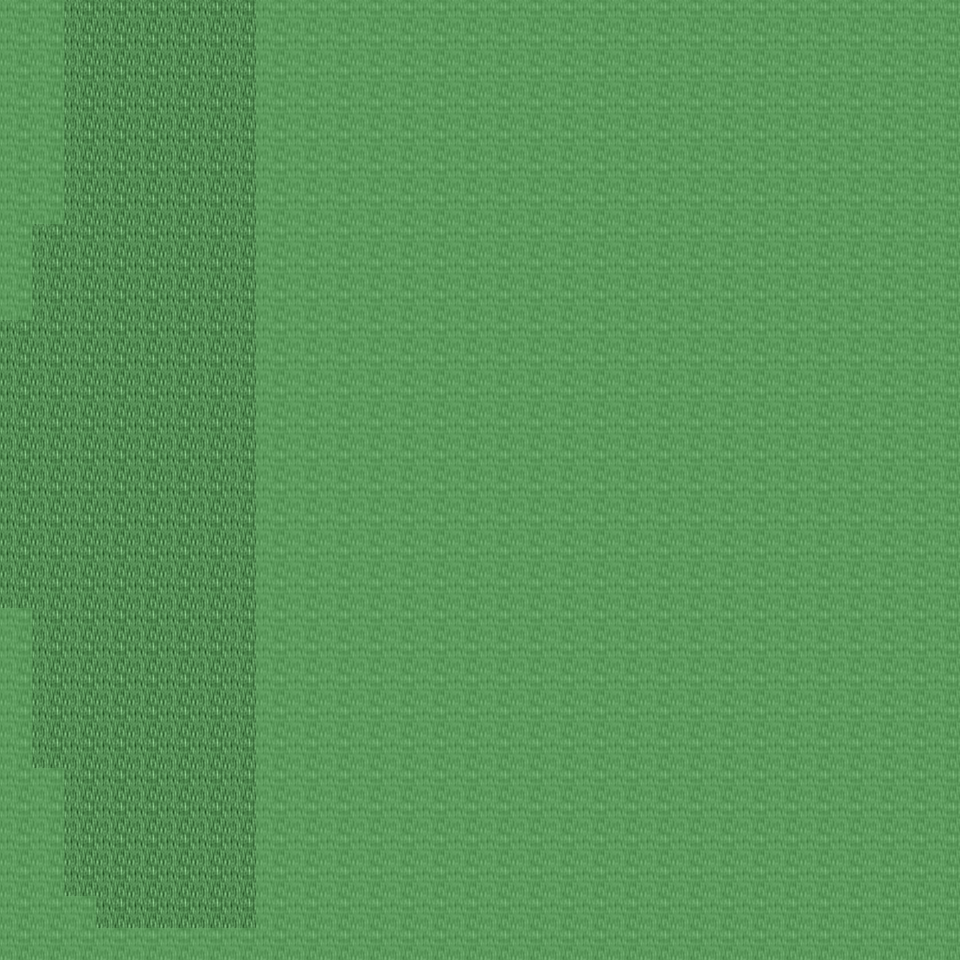

A level layout from a 2D game, rendered from its tile map. Below: a short description, then the map file with tile-grid data replaced by summaries:
An orthogonal 30x30 tile map with 32x32 px tiles, 6 tile layers (Ground, Object, Object2, Above, ...), 25 tilesets and 2 objects (2x mapchange).

<map version="1.0" orientation="orthogonal" renderorder="right-down" width="30" height="30" tilewidth="32" tileheight="32" nextobjectid="3">
  <tileset firstgid="1" name="tileset_ground_ground" tilewidth="32" tileheight="32" tilecount="33" columns="3">
    <image source="../drawable/tileset_ground_ground.png" width="96" height="352" />
  </tileset>
  <tileset firstgid="34" name="tileset_building_castle" tilewidth="32" tileheight="32" tilecount="320" columns="20">
    <image source="../drawable/tileset_building_castle.png" width="640" height="512" />
  </tileset>
  <tileset firstgid="354" name="tileset_furniture_carpet_carpets_2" tilewidth="32" tileheight="32" tilecount="20" columns="4">
    <image source="../drawable/tileset_furniture_carpet_carpets_2.png" width="128" height="160" />
  </tileset>
  <tileset firstgid="374" name="tileset_ground_indoor_tiles" tilewidth="32" tileheight="32" tilecount="8" columns="2">
    <image source="../drawable/tileset_ground_indoor_tiles.png" width="64" height="128" />
  </tileset>
  <tileset firstgid="382" name="tileset_ground_water_pool" tilewidth="32" tileheight="32" tilecount="72" columns="3">
    <image source="../drawable/tileset_ground_water_pool.png" width="96" height="768" />
  </tileset>
  <tileset firstgid="454" name="tileset_ground_ridge_earth_dark" tilewidth="32" tileheight="32" tilecount="96" columns="12">
    <image source="../drawable/tileset_ground_ridge_earth_dark.png" width="384" height="256" />
  </tileset>
  <tileset firstgid="550" name="tileset_logic_collision" tilewidth="32" tileheight="32" tilecount="1" columns="1">
    <image source="../drawable/tileset_logic_collision.png" width="32" height="32" />
  </tileset>
  <tileset firstgid="551" name="tileset_building_wall_stone_grey" tilewidth="32" tileheight="32" tilecount="12" columns="3">
    <image source="../drawable/tileset_building_wall_stone_grey.png" width="96" height="128" />
  </tileset>
  <tileset firstgid="563" name="tileset_building_roof_green" tilewidth="32" tileheight="32" tilecount="20" columns="5">
    <image source="../drawable/tileset_building_roof_green.png" width="160" height="128" />
  </tileset>
  <tileset firstgid="583" name="tileset_ground_ladder_horizontal_dark" tilewidth="32" tileheight="32" tilecount="3" columns="1">
    <image source="../drawable/tileset_ground_ladder_horizontal_dark.png" width="32" height="96" />
  </tileset>
  <tileset firstgid="586" name="tileset_building_house_pink_blue" tilewidth="32" tileheight="32" tilecount="99" columns="11">
    <image source="../drawable/tileset_building_house_pink_blue.png" width="352" height="288" />
  </tileset>
  <tileset firstgid="685" name="tileset_ground_mossy_brick_paving" tilewidth="32" tileheight="32" tilecount="9" columns="3">
    <image source="../drawable/tileset_ground_mossy_brick_paving.png" width="96" height="96" />
  </tileset>
  <tileset firstgid="694" name="tileset_plant_tree_locust_tree" tilewidth="32" tileheight="32" tilecount="20" columns="4">
    <image source="../drawable/tileset_plant_tree_locust_tree.png" width="128" height="160" />
  </tileset>
  <tileset firstgid="714" name="tileset_plant_tree_spruce" tilewidth="32" tileheight="32" tilecount="6" columns="2">
    <image source="../drawable/tileset_plant_tree_spruce.png" width="64" height="96" />
  </tileset>
  <tileset firstgid="720" name="tileset_plant_flower_flowers_mixed" tilewidth="32" tileheight="32" tilecount="16" columns="4">
    <image source="../drawable/tileset_plant_flower_flowers_mixed.png" width="128" height="128" />
  </tileset>
  <tileset firstgid="736" name="tileset_ground_cobbled_paving" tilewidth="32" tileheight="32" tilecount="1" columns="1">
    <image source="../drawable/tileset_ground_cobbled_paving.png" width="32" height="32" />
  </tileset>
  <tileset firstgid="737" name="tileset_plant_flower_daisy_white" tilewidth="32" tileheight="32" tilecount="8" columns="2">
    <image source="../drawable/tileset_plant_flower_daisy_white.png" width="64" height="128" />
  </tileset>
  <tileset firstgid="745" name="tileset_item_postbox" tilewidth="32" tileheight="32" tilecount="4" columns="2">
    <image source="../drawable/tileset_item_postbox.png" width="64" height="64" />
  </tileset>
  <tileset firstgid="749" name="tileset_item_postbox_2" tilewidth="32" tileheight="32" tilecount="2" columns="1">
    <image source="../drawable/tileset_item_postbox_2.png" width="32" height="64" />
  </tileset>
  <tileset firstgid="751" name="tileset_furniture_table_tree_stump_table" tilewidth="32" tileheight="32" tilecount="4" columns="2">
    <image source="../drawable/tileset_furniture_table_tree_stump_table.png" width="64" height="64" />
  </tileset>
  <tileset firstgid="755" name="tileset_plant_stump_int_small_stump" tilewidth="32" tileheight="32" tilecount="1" columns="1">
    <image source="../drawable/tileset_plant_stump_int_small_stump.png" width="32" height="32" />
  </tileset>
  <tileset firstgid="756" name="tileset_plant_grasses" tilewidth="32" tileheight="32" tilecount="6" columns="3">
    <image source="../drawable/tileset_plant_grasses.png" width="96" height="64" />
  </tileset>
  <tileset firstgid="762" name="tileset_building_fence_wooden_brown_fence" tilewidth="32" tileheight="32" tilecount="42" columns="7">
    <image source="../drawable/tileset_building_fence_wooden_brown_fence.png" width="224" height="192" />
  </tileset>
  <tileset firstgid="804" name="tileset_ground_green_paving" tilewidth="32" tileheight="32" tilecount="18" columns="3">
    <image source="../drawable/tileset_ground_green_paving.png" width="96" height="192" />
  </tileset>
  <tileset firstgid="822" name="tileset_building_stone_ruins" tilewidth="32" tileheight="32" tilecount="72" columns="6">
    <image source="../drawable/tileset_building_stone_ruins.png" width="192" height="384" />
  </tileset>
  <layer name="Ground" width="30" height="30">
    <data>[900 cells, 900 non-empty, 3 distinct tile ids]</data>
  </layer>
  <layer name="Object" width="30" height="30">
    <data>[900 cells, 70 non-empty, 24 distinct tile ids]</data>
  </layer>
  <layer name="Object2" width="30" height="30">
    <data>[900 cells, 2 non-empty, 1 distinct tile ids]</data>
  </layer>
  <layer name="Above" width="30" height="30">
    <data>[900 cells, 16 non-empty, 4 distinct tile ids]</data>
  </layer>
  <layer name="Above2" width="30" height="30">
    <data>[900 cells, 0 non-empty, 0 distinct tile ids]</data>
  </layer>
  <layer name="Walkable" width="30" height="30">
    <data>[900 cells, 701 non-empty, 1 distinct tile ids]</data>
  </layer>
  <objectgroup name="MapEvents">
    <object id="1" name="north" type="mapchange" x="64" y="0" width="192" height="32">
      <properties>
        <property name="map" value="0_ados_mountain_n2_w2_x4_y0" />
        <property name="place" value="south" />
      </properties>
    </object>
    <object id="2" name="west" type="mapchange" x="0" y="320" width="32" height="288">
      <properties>
        <property name="map" value="0_ados_mountain_n2_w2_x3_y1" />
        <property name="place" value="east" />
      </properties>
    </object>
  </objectgroup>
</map>
